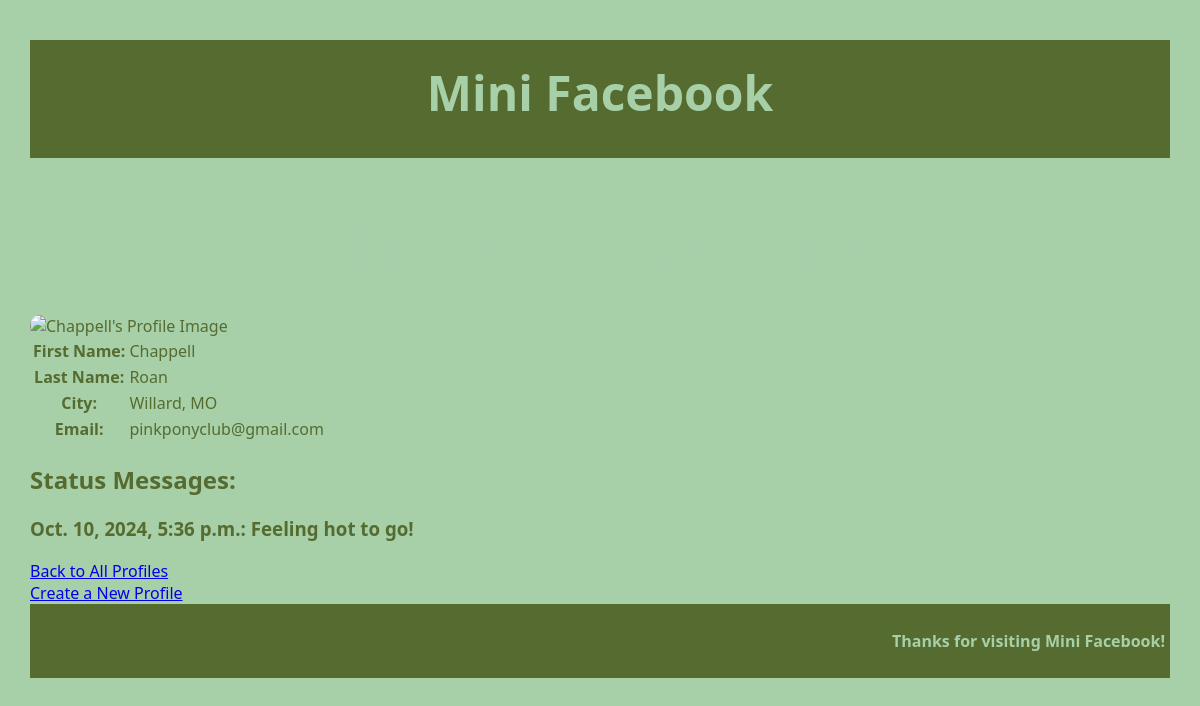
The app's page /mini_fb/profile/1/ with its own data.
### mini_fb/models.py (models this page shows, shortened)
class Profile(models.Model):
    firstName = models.TextField(blank = False)
    lastName = models.TextField(blank = False)
    city = models.TextField(blank = False)
    email = models.EmailField(blank = False)
    image_url = models.URLField(blank = False)
    def get_status_messages(self):
        return self.statusmessage_set.all().order_by('-timestamp')

class StatusMessage(models.Model):
    timestamp = models.DateTimeField(auto_now_add=True)
    message = models.TextField(blank=False)
    profile = models.ForeignKey('Profile', on_delete=models.CASCADE)

### mini_fb/views.py (the view)
# urls.py: path('profile/<int:pk>/', views.ShowProfilePageView.as_view(), name='show_profile'),
class ShowProfilePageView(DetailView):
    model = Profile  # The model to display
    template_name = 'mini_fb/show_profile.html'  # The template to use
    context_object_name = 'profile'  # The context variable name to access the profile in the template

### mini_fb/templates/mini_fb/show_profile.html
{% extends 'mini_fb/base.html' %}
{% block content %}
<main>
    <h1>{{ profile.firstName }} {{ profile.lastName }}'s Profile</h1>
    <img src="{{ profile.image_url }}" alt="{{ profile.firstName }}'s Profile Image" style="max-width: 300px; border-radius: 10px;">
    <table>
        <tr>
            <th>First Name:</th>
            <td>{{ profile.firstName }}</td>
        </tr>
        <tr>
            <th>Last Name:</th>
            <td>{{ profile.lastName }}</td>
        </tr>
        <tr>
            <th>City:</th>
            <td>{{ profile.city }}</td>
        </tr>
        <tr>
            <th>Email:</th>
            <td>{{ profile.email }}</td>
        </tr>
    </table>
    <div>
        <h2>Status Messages:</h2>
            {% for status in profile.get_status_messages %}
                    <h3>{{ status.timestamp }}: {{ status.message }}</h3>
            {% empty %}
                <h3>No status messages yet.</h3>
            {% endfor %}
    </div>
    <a href="{% url 'show_all_profiles' %}">Back to All Profiles</a>
</main>
{% endblock %}

### static/styles-mini_fb.css (style rules this page uses)
body { margin: 30px; background: rgb(167, 208, 169); color: darkolivegreen; font-family:'Segoe UI', Tahoma, Geneva, Verdana, sans-serif; }
h1 { color: rgb(167, 208, 169); text-align: center; padding-top: 20px; font-size: 3em; }
h2, h3 { color: darkolivegreen; }

### records on screen
Profile: firstName "Chappell", lastName "Roan", city "Willard, MO", email "pinkponyclub@gmail.com"
StatusMessage: timestamp "Oct. 10, 2024, 5:36 p.m.", message "Feeling hot to go!"
